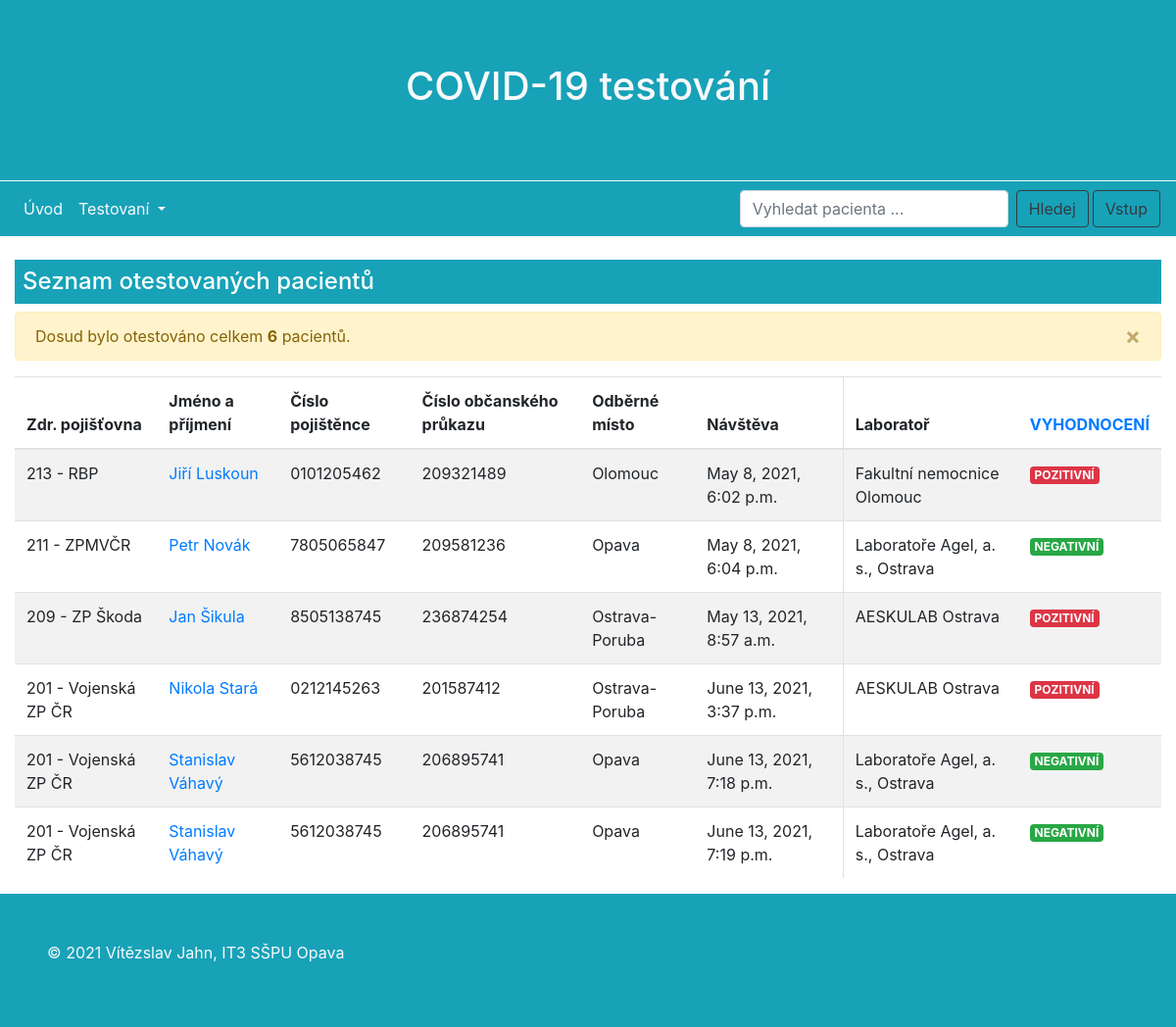
The app's page /covid/testy/, older data.
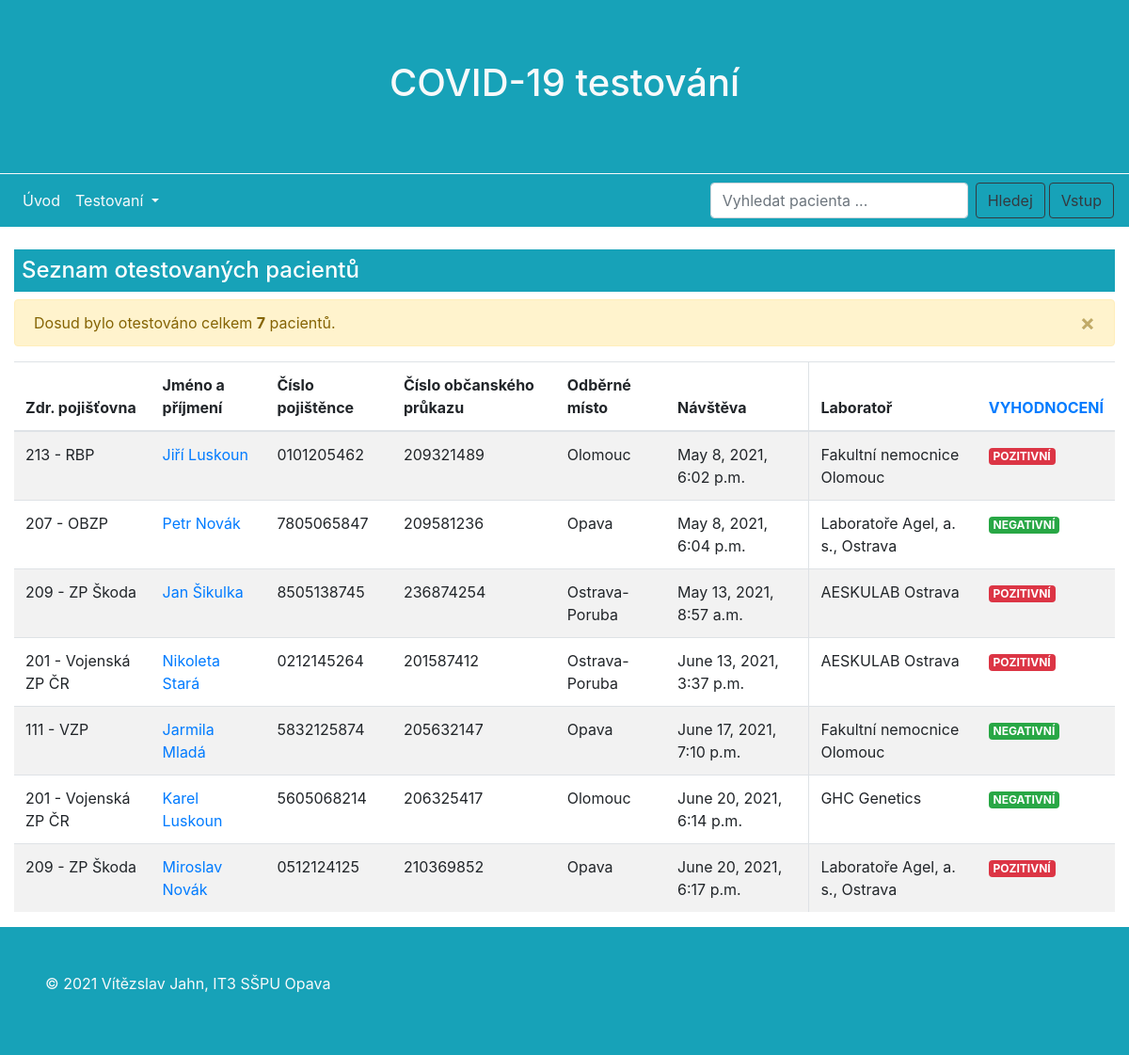
The same page, newer data.
### covidtest/models.py (models this page shows, shortened)
class Pojistenec(models.Model):
    cislo_pojistence = models.CharField(validators=[is_number], verbose_name="Číslo pojištěnce", max_length=10, unique=True)
    osoba = models.OneToOneField(Osoba, on_delete=models.CASCADE)
    zp = models.ForeignKey(Pojistovna, on_delete=models.CASCADE)
    class Meta:
        ordering = ["cislo_pojistence"]
    '''
    def get_absolute_url(self):
        return reverse('test-create')
    '''

class Pojistovna(models.Model):
    POJISTOVNY = (
        ('111 - VZP', '111 - VZP'),
        ('201 - Vojenská ZP ČR', '201 - Vojenská ZP ČR'),
        ('205 - ČPZP', '205 - ČPZP'),
        ('207 - OBZP', '207 - OBZP'),
        ('209 - ZP Škoda', '209 - ZP Škoda'),
        ('211 - ZPMVČR', '211 - ZPMVČR'),
        ('213 - RBP', '213 - RBP'),
    )
    pojistovna = models.CharField(max_length=20, choices=POJISTOVNY, default='111 - VZP', verbose_name="Zdravotní pojišťovna")

class Test(models.Model):
    navsteva = models.DateTimeField(auto_now_add=True, verbose_name="Čas návštěvy") # Zajistí aktuální časové razítko
    HODNOTY = (
        ("pozitivní", "pozitivní"),
        ("negativní", "negativní")
    )
    vyhodnoceni = models.CharField(max_length=9, choices=HODNOTY, verbose_name="Vyhodnocení testu")
    poznamka = models.TextField(blank=True, null=True, verbose_name="Poznámka")
    osoba = models.ForeignKey(Osoba, on_delete=models.CASCADE, verbose_name="Osoba")
    misto = models.ForeignKey(Misto, on_delete=models.CASCADE, verbose_name="Místo provedení testu")
    laborator = models.ForeignKey(Laborator, on_delete=models.CASCADE, verbose_name="Laboratoř")
    class Meta:
        ordering = ["-vyhodnoceni"]
    def get_absolute_url(self):
        return reverse('index')
    '''
    # Po vložení záznamu testu (poslední fáze údajů o osobě) bude stránka přesměrována na seznam všech otestovaných
    def get_absolute_url(self):
        return reverse('seznam_testu')
    '''

class Osoba(models.Model):
    jmeno = models.CharField(max_length=100, verbose_name="Křestní jméno")
    prijmeni = models.CharField(max_length=100, verbose_name="Příjmení")
    datum_narozeni = models.DateField(help_text="Zadejte datum narození ve formátu <em>YYYY-MM - DD.</em>",
                                      verbose_name="Datum narození")
    rodne_cislo = models.CharField(unique=True, max_length=10, validators=[is_number], verbose_name="Rodné číslo",
                                   help_text="Zadejte rodné číslo bez lomítka.")
    cislo_op = models.PositiveIntegerField(unique=True, validators=[MaxValueValidator(999999999)], verbose_name="Číslo OP",
                                           help_text="Pokud se jedná o nezletilou osobu, která nevlastní OP, zadejte OP zák. zástupce")
    mesto = models.CharField(max_length=200, verbose_name="Město")
    ulice = models.CharField(max_length=220, verbose_name="Ulice včetně č. p.")
    psc = models.PositiveIntegerField(validators=[MaxValueValidator(99999), MinValueValidator(10000)], verbose_name="PSČ")
    tel_cislo = models.PositiveIntegerField(validators=[MaxValueValidator(999999999), MinValueValidator(111111111)],
                                            verbose_name="Telefonní číslo")
    email = models.EmailField(max_length=254, unique=True, blank=True, null=True, verbose_name="E-mail")
    class Meta:
        ordering = ["prijmeni"]
    '''
    def get_absolute_url(self):
        return reverse('pojistenec-create')
    '''
    ''' Při stisknutí tlačítka "Uložit" dojde automaticky k přesměrování na stránku k sestavení údajů
        o pojištěné osobě.
    '''
    '''
    def get_absolute_url(self):
        return reverse('pojistenec-create')
'''

class Misto(models.Model):
    zemepisna_sirka = models.FloatField(validators=[MinValueValidator(-90), MaxValueValidator(90)],
                                        verbose_name="Zeměpisná šířka")
    zemepisna_delka = models.FloatField(validators=[MinValueValidator(-180), MaxValueValidator(180)],
                                        verbose_name="Zeměpisná délka")
    mesto = models.CharField(max_length=250, verbose_name="Město odběrného místa", null=True, blank=True)

class Laborator(models.Model):
    nazev = models.CharField(verbose_name="Název laboratoře", max_length=200)
    class Meta:
        ordering = ["nazev"]

### covidtest/views.py (the view)
# urls.py: path('testy/', views.nakazeni_view, name='seznam_testu'),
def nakazeni_view(request):
    num_pojistencu = Pojistenec.objects.all().count()
    pojistenec = Pojistenec.objects.order_by('zp')
    num_test = Test.objects.all().count()
    test = Test.objects.order_by('navsteva')
    context = {
        'num_pojistencu': num_pojistencu,
        'pojistenec': pojistenec,
        'num_test': num_test,
        'test': test,
    }
    return render(request, 'stranky/test_list.html', context=context)

### covidtest/templates/stranky/test_list.html (shortened to what this page needs)
{% extends "base.html" %}
{% block content %}
<h4 class="text-left bg-info text-white p-2 mb-2">
    Seznam otestovaných pacientů
</h4>
<div class="alert alert-warning alert-dismissible fade show" role="alert">
  Dosud bylo otestováno celkem <strong>{{num_test}}</strong> pacientů.
  <button type="button" class="close" data-dismiss="alert" aria-label="Close">
    <span aria-hidden="true">&times;</span>
  </button>
</div>
<div>
    <table class="table table-striped">
  <thead>
    <tr>
      <th scope="col">Zdr. pojišťovna</th>
      <th scope="col">Jméno a příjmení</th>
      <th scope="col">Číslo pojištěnce</th>
      <th scope="col">Číslo občanského průkazu</th>
      <th scope="col">Odběrné místo</th>
        <th scope="col">Návštěva</th>
      <th scope="col" class="border-left">Laboratoř</th>
        <th scope="col" class="text-primary">VYHODNOCENÍ</th>
    </tr>
  </thead>
  <tbody>
  {% for pacient in test %}
    <tr>
      {% for poj in pojistenec %}
      {% if poj.osoba.cislo_op == pacient.osoba.cislo_op %}
        <td>{{ poj.zp.pojistovna }}</td>
      {% endif %}
      {% endfor %}
      <td><a href="{% url 'pacient-detail' pacient.osoba.pk%}">{{ pacient.osoba.jmeno }} {{ pacient.osoba.prijmeni}}</a></td>
      {% for poj in pojistenec %}
      {% if poj.osoba.cislo_op == pacient.osoba.cislo_op %}
        <td>{{ poj.cislo_pojistence }}</td>
      {% endif %}
      {% endfor %}
      <td>{{ pacient.osoba.cislo_op }}</td>
      <td>{{ pacient.misto.mesto }}</td>
      <td>{{ pacient.navsteva }}</td>
      <td class="border-left">{{ pacient.laborator.nazev }}</td>
      {% if pacient.vyhodnoceni == 'pozitivní' %}
      <td class="text-danger font-weight-bold"><span class="badge badge-danger text-white">POZITIVNÍ</span></td>
      {% else %}
      <td class="text-success font-weight-bold"><span class="badge badge-success text-white">NEGATIVNÍ</span></td>
      {% endif %}
    </tr>
    {% endfor %}
  </tbody>
</table>
</div>
{% endblock %}

Row changes from the older to the newer data that the page shows:
removed Test: osoba.jmeno "Stanislav", osoba.prijmeni "Váhavý", osoba.cislo_op "206895741", misto.mesto "Opava", navsteva "June 13, 2021, 7:18 p.m.", laborator.nazev "Laboratoře Agel, a. s., Ostrava", vyhodnoceni "NEGATIVNÍ"
removed Pojistenec: zp.pojistovna "201 - Vojenská ZP ČR", cislo_pojistence "5612038745"
removed Test: osoba.jmeno "Stanislav", osoba.prijmeni "Váhavý", osoba.cislo_op "206895741", misto.mesto "Opava", navsteva "June 13, 2021, 7:19 p.m.", laborator.nazev "Laboratoře Agel, a. s., Ostrava", vyhodnoceni "NEGATIVNÍ"
changed Pojistenec: zp.pojistovna "211 - ZPMVČR" → "207 - OBZP"
changed through a linked row, Test "Jan": osoba.prijmeni "Šikula" → "Šikulka"
changed through a linked row, Test "Stará": osoba.jmeno "Nikola" → "Nikoleta"
changed Pojistenec (number 4 of 7 on the later page): cislo_pojistence "0212145263" → "0212145264"
added Test: osoba.jmeno "Jarmila", osoba.prijmeni "Mladá", osoba.cislo_op "205632147", misto.mesto "Opava", navsteva "June 17, 2021, 7:10 p.m.", laborator.nazev "Fakultní nemocnice Olomouc", vyhodnoceni "NEGATIVNÍ"
added Pojistenec: zp.pojistovna "111 - VZP", cislo_pojistence "5832125874"
added Test: osoba.jmeno "Karel", osoba.prijmeni "Luskoun", osoba.cislo_op "206325417", misto.mesto "Olomouc", navsteva "June 20, 2021, 6:14 p.m.", laborator.nazev "GHC Genetics", vyhodnoceni "NEGATIVNÍ"
added Pojistenec: zp.pojistovna "201 - Vojenská ZP ČR", cislo_pojistence "5605068214"
added Test: osoba.jmeno "Miroslav", osoba.prijmeni "Novák", osoba.cislo_op "210369852", misto.mesto "Opava", navsteva "June 20, 2021, 6:17 p.m.", laborator.nazev "Laboratoře Agel, a. s., Ostrava", vyhodnoceni "POZITIVNÍ"
added Pojistenec: zp.pojistovna "209 - ZP Škoda", cislo_pojistence "0512124125"
Text that changed along with them:
{{ num_test }}: "6" → "7"
